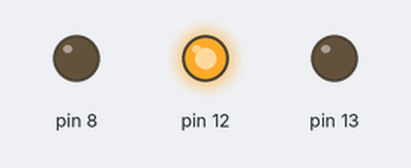
This sketch was run on a simulated Arduino Uno, built with avr-gcc and run on an emulated ATmega328P. Shown: output pins drawn as LEDs (lit = HIGH).

Above: at 0.2 s.
At 1.2 s:
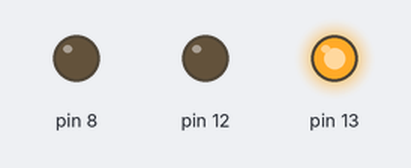
At 1.7 s:
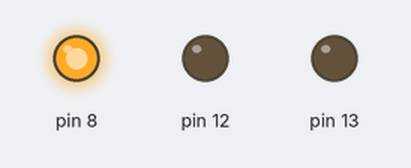
At 4.7 s:
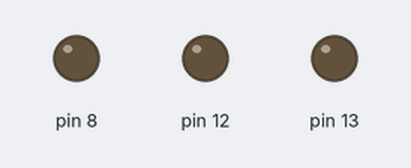
Timing chart, 0 to 5.8 s (numbered marks = the images above):
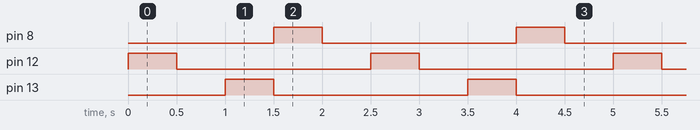

The sketch:

blinkLEDexternal.ino
```cpp
void setup() {

 pinMode(12,OUTPUT);
 pinMode(13,OUTPUT);
 pinMode(8,OUTPUT);


  // put your setup code here, to run once:

}

void loop() {
  digitalWrite(12,HIGH);
  delay(500);
   digitalWrite(12,LOW);
   delay(500);
    digitalWrite(13,HIGH);
  delay(500);
  digitalWrite(13,LOW);

  digitalWrite(8,HIGH);
 delay(500);
  digitalWrite(8,LOW);
  delay(500);
  // put your main code here, to run repeatedly:

}
```

Measured:
- by itself, pin 8, pin 12, pin 13: alternates HIGH for 0.50 s and LOW for 2.0 s
- by itself, everything shown: repeats every 2.5 s, in 5 steps
